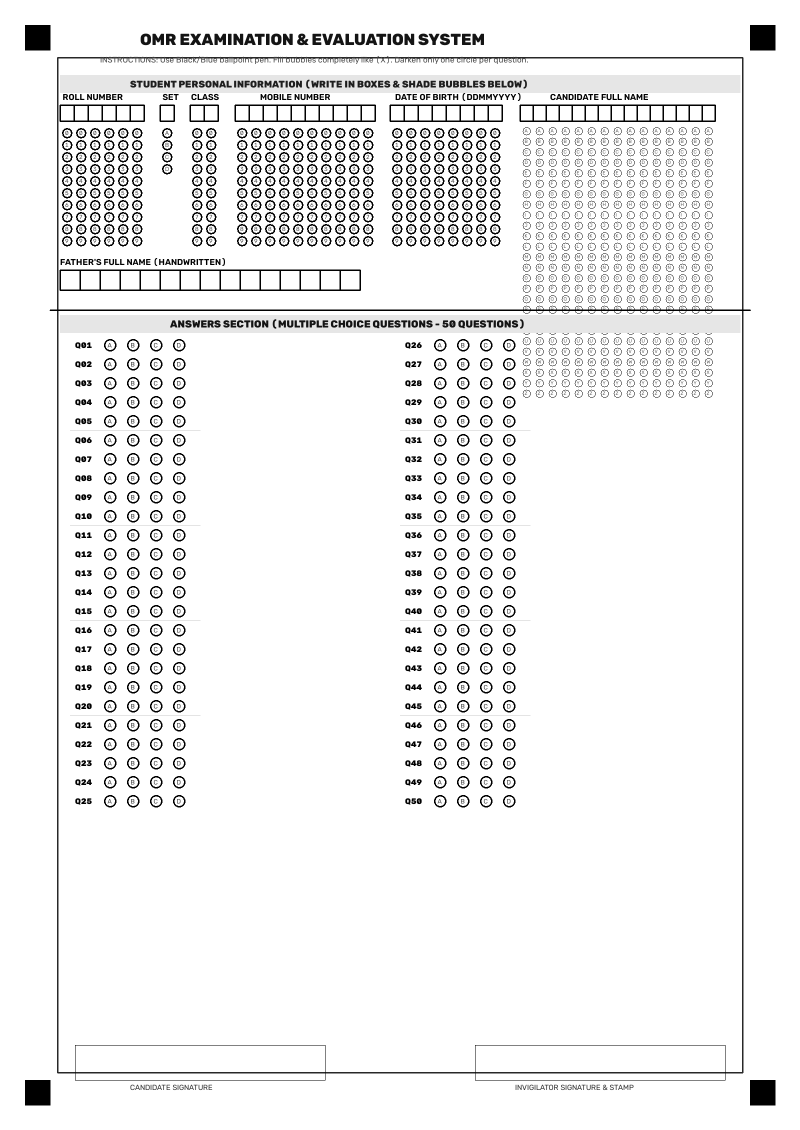
#> input picture samples/blank/omr_sheet_blank.png, 1600 x 2260 px (shown at 1/2 size)
$ python -i aligner.py   (imports and definitions only)
#> lines starting #> are read from the running program, lines starting #| are printed output that depends on the picture; after the words box and inside, x2 and y2 are one past the last pixel; in counts of white or black regions, pixels touching at a corner belong together
#> further down, picture is the input picture: shape (2260, 1600, 3); min 0, max 255, mean 240
from typing import Dict, Any, Tuple, Optional
import cv2
import numpy as np


class SheetAligner:
    """
    Detects the four fiducial corner markers on an OMR sheet and applies
    perspective transformation to align the sheet to standard template dimensions.
    """

    def __init__(self, target_width: int = 1600, target_height: int = 2260):
        self.target_width = target_width
        self.target_height = target_height

        # Standard destination points matching template corner centers:
        # top-left: (75, 75), top-right: (1525, 75), bottom-right: (1525, 2185), bottom-left: (75, 2185)
        self.dst_pts = np.float32([
            [75, 75],        # Top-Left
            [1525, 75],      # Top-Right
            [1525, 2185],    # Bottom-Right
            [75, 2185],      # Bottom-Left
        ])

    def detect_markers_and_align(
        self,
        image: np.ndarray,
        template: Optional[Dict[str, Any]] = None,
    ) -> Tuple[bool, Optional[np.ndarray], str, Dict[str, Any]]:
        """
        Attempts to detect all 4 corner markers.
        Returns:
            (success, warped_image, error_message, detected_marker_centers)
        """
        if image is None or image.size == 0:
            return False, None, "Invalid image data", {}

        h, w = image.shape[:2]
#> h = 2260; w = 1600
        if len(image.shape) == 3:
            gray = cv2.cvtColor(image, cv2.COLOR_BGR2GRAY)
        else:
            gray = image.copy()

        # Preprocessing for marker extraction
        blurred = cv2.GaussianBlur(gray, (5, 5), 0)
        thresh = cv2.adaptiveThreshold(
            blurred, 255, cv2.ADAPTIVE_THRESH_GAUSSIAN_C, cv2.THRESH_BINARY_INV, 25, 10
        )
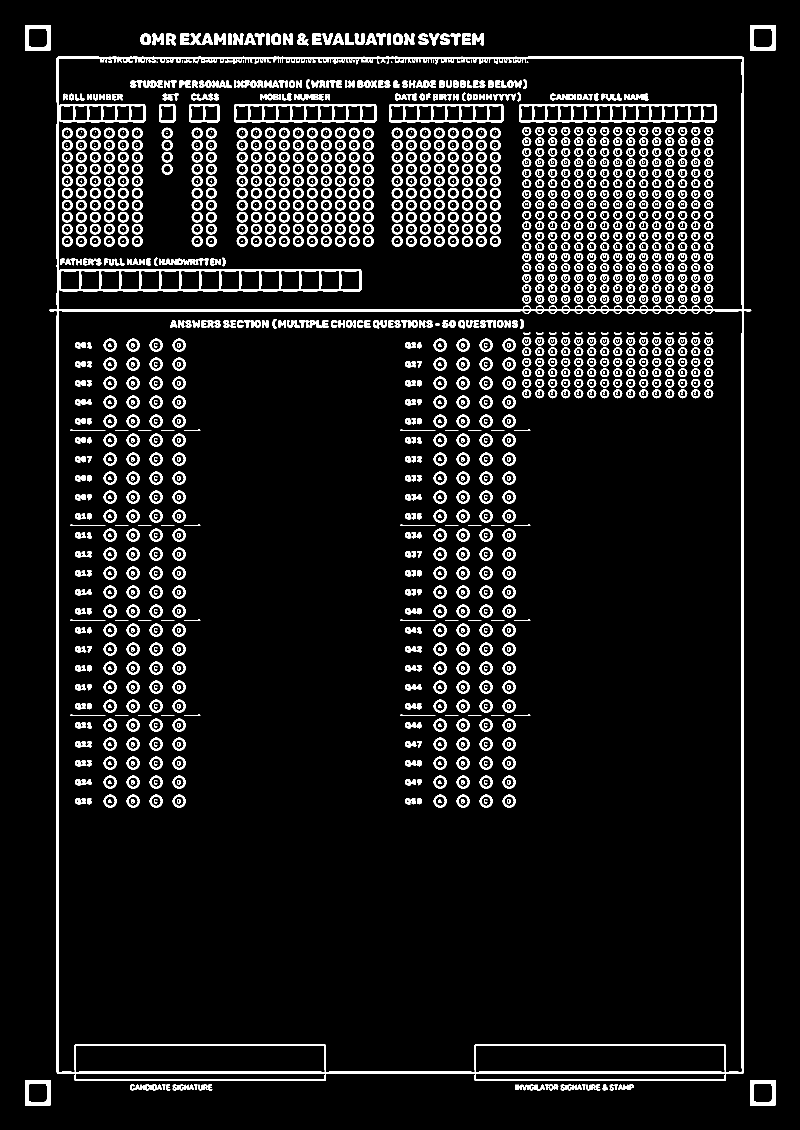
#> thresh: shape (2260, 1600) (shown at 1/2 size); 8.3% white; 2010 white regions (514 under 20 px)

        contours, _ = cv2.findContours(thresh, cv2.RETR_TREE, cv2.CHAIN_APPROX_SIMPLE)
#> contours = 3299 contours, 903 with area under 20; largest, box (x1, y1, x2, y2) and area: (98, 112, 1503, 2162) 2807893, (116, 621, 1485, 2145) 2023010, (116, 116, 1485, 620) 681502, (119, 538, 723, 583) 26182, (950, 2091, 1451, 2145) 25911

        # Expected corner regions (within 18% of width and 15% of height from each corner)
        corner_search_margin_x = w * 0.18
#> corner_search_margin_x = 288
        corner_search_margin_y = h * 0.15
#> corner_search_margin_y = 339

        quadrants = {
            "top_left": {
                "x_range": (0, corner_search_margin_x),
                "y_range": (0, corner_search_margin_y),
                "candidate": None,
                "score": -1,
            },
            "top_right": {
                "x_range": (w - corner_search_margin_x, w),
                "y_range": (0, corner_search_margin_y),
                "candidate": None,
                "score": -1,
            },
            "bottom_left": {
                "x_range": (0, corner_search_margin_x),
                "y_range": (h - corner_search_margin_y, h),
                "candidate": None,
                "score": -1,
            },
            "bottom_right": {
                "x_range": (w - corner_search_margin_x, w),
                "y_range": (h - corner_search_margin_y, h),
                "candidate": None,
                "score": -1,
            },
        }

        min_area = (w * h) * 0.0002   # approx 700 px
#> min_area = 723.2
        max_area = (w * h) * 0.015    # approx 54000 px
#> max_area = 54240

        for c in contours:
            area = cv2.contourArea(c)
            if area < min_area or area > max_area:
                continue

            x, y, cw, ch = cv2.boundingRect(c)
            aspect_ratio = float(cw) / float(ch) if ch > 0 else 0
            if aspect_ratio < 0.70 or aspect_ratio > 1.40:
                continue

            rect_area = cw * ch
            extent = float(area) / rect_area if rect_area > 0 else 0
            if extent < 0.65:  # Fiducial square marker is solid
                continue

            M = cv2.moments(c)
            if M["m00"] == 0:
                continue
            cx = float(M["m10"] / M["m00"])
            cy = float(M["m01"] / M["m00"])

            for q_name, q_info in quadrants.items():
                min_x, max_x = q_info["x_range"]
                min_y, max_y = q_info["y_range"]
                if min_x <= cx <= max_x and min_y <= cy <= max_y:
                    score = area * extent * (1.0 - abs(1.0 - aspect_ratio))
                    if score > q_info["score"]:
                        q_info["score"] = score
                        q_info["candidate"] = (cx, cy)
#> this loop made 3299 passes
#> area on passes 1, 3, 5: 54, 99.5, 75
#> after the loop, q_info = {'x_range': (1312, 1600), 'y_range': (1921, 2260), 'candidate': (1525, 2185), 'score': 2402.9}

        # Check if any corner marker is missing
        missing_markers = []
        for q_name, q_info in quadrants.items():
            if q_info["candidate"] is None:
                missing_markers.append(q_name.replace("_", " "))
#> after the loop, missing_markers = []

        if missing_markers:
            return (
                False,
                None,
                f"Missing corner marker: {', '.join(missing_markers)}",
                {k: v["candidate"] for k, v in quadrants.items()},
            )

        tl = quadrants["top_left"]["candidate"]
#> tl = (75, 75)
        tr = quadrants["top_right"]["candidate"]
#> tr = (1525, 75)
        br = quadrants["bottom_right"]["candidate"]
#> br = (1525, 2185)
        bl = quadrants["bottom_left"]["candidate"]
#> bl = (75, 2185)

        src_pts = np.float32([tl, tr, br, bl])

        if template and "corner_markers" in template:
            tm = template["corner_markers"]
            dst_pts = np.float32([
                tm["top_left"]["center"],
                tm["top_right"]["center"],
                tm["bottom_right"]["center"],
                tm["bottom_left"]["center"],
            ])
        else:
            dst_pts = self.dst_pts

        matrix = cv2.getPerspectiveTransform(src_pts, dst_pts)
        warped = cv2.warpPerspective(
            image, matrix, (self.target_width, self.target_height), flags=cv2.INTER_LANCZOS4
        )

        detected_coords = {
            "top_left": tl,
            "top_right": tr,
            "bottom_right": br,
            "bottom_left": bl,
        }

        return True, warped, "", detected_coords

>>> import cv2
>>> picture = cv2.imread('../../../samples/blank/omr_sheet_blank.png')
>>> result = SheetAligner().detect_markers_and_align(picture)
